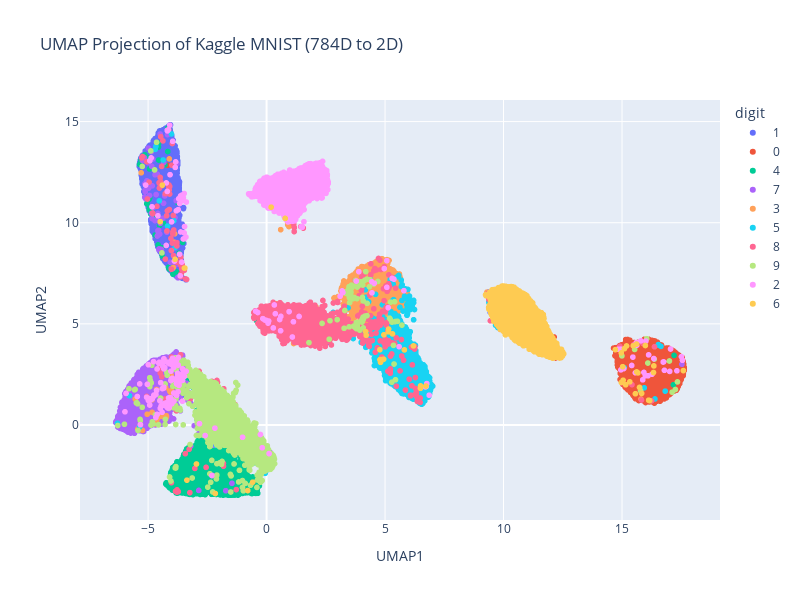

Here is the notebook cell this chart was saved with:
### Code cell
import plotly.express as px
from umap import UMAP
import pandas as pd
import numpy as np


# Kaggle MNIST UMAP Visualization
# This script demonstrates how to use UMAP for dimensionality reduction on the Kaggle MNIST datase

# Load Kaggle MNIST dataset (adjust path as needed)
df = pd.read_csv('train.csv')  # Path to Kaggle's train.csv
y = df['label'].values  # Labels (0-9)
X = df.drop('label', axis=1).values  # 784 features (28x28 pixels)

# Apply UMAP to reduce from 784 dimensions to 2
umap_2d = UMAP(n_components=2, random_state=42,n_epochs=600, verbose=True)
projections = umap_2d.fit_transform(X)

# Create DataFrame for Plotly
df_plot = pd.DataFrame(projections, columns=['UMAP1', 'UMAP2'])
df_plot['digit'] = y.astype(str)  # Convert labels to strings for coloring

fig = px.scatter(
    df_plot,
    x='UMAP1',
    y='UMAP2',
    color='digit',
    title='UMAP Projection of Kaggle MNIST (784D to 2D)',
    labels={'color': 'Digit'},
    width=800,
    height=600
)

# Show the plot
fig.show()

df.head()

df_plot.head()

### Figure 1 — Plotly figure (JSON) as saved in the notebook; plotly's stock layout.template omitted (floating-point values rounded to 4 significant figures; data arrays with more than 128 entries replaced by an {"elided": "..."} marker saying what was removed)
{"data": [{"hovertemplate": "digit=1<br>UMAP1=%{x}<br>UMAP2=%{y}<extra></extra>", "legendgroup": "1", "marker": {"color": "#636efa", "symbol": "circle"}, "mode": "markers", "name": "1", "showlegend": true, "type": "scattergl", "x": {"elided": "4684 float values"}, "xaxis": "x", "y": {"elided": "4684 float values"}, "yaxis": "y"}, {"hovertemplate": "digit=0<br>UMAP1=%{x}<br>UMAP2=%{y}<extra></extra>", "legendgroup": "0", "marker": {"color": "#EF553B", "symbol": "circle"}, "mode": "markers", "name": "0", "showlegend": true, "type": "scattergl", "x": {"elided": "4132 float values"}, "xaxis": "x", "y": {"elided": "4132 float values"}, "yaxis": "y"}, {"hovertemplate": "digit=4<br>UMAP1=%{x}<br>UMAP2=%{y}<extra></extra>", "legendgroup": "4", "marker": {"color": "#00cc96", "symbol": "circle"}, "mode": "markers", "name": "4", "showlegend": true, "type": "scattergl", "x": {"elided": "4072 float values"}, "xaxis": "x", "y": {"elided": "4072 float values"}, "yaxis": "y"}, {"hovertemplate": "digit=7<br>UMAP1=%{x}<br>UMAP2=%{y}<extra></extra>", "legendgroup": "7", "marker": {"color": "#ab63fa", "symbol": "circle"}, "mode": "markers", "name": "7", "showlegend": true, "type": "scattergl", "x": {"elided": "4401 float values"}, "xaxis": "x", "y": {"elided": "4401 float values"}, "yaxis": "y"}, {"hovertemplate": "digit=3<br>UMAP1=%{x}<br>UMAP2=%{y}<extra></extra>", "legendgroup": "3", "marker": {"color": "#FFA15A", "symbol": "circle"}, "mode": "markers", "name": "3", "showlegend": true, "type": "scattergl", "x": {"elided": "4351 float values"}, "xaxis": "x", "y": {"elided": "4351 float values"}, "yaxis": "y"}, {"hovertemplate": "digit=5<br>UMAP1=%{x}<br>UMAP2=%{y}<extra></extra>", "legendgroup": "5", "marker": {"color": "#19d3f3", "symbol": "circle"}, "mode": "markers", "name": "5", "showlegend": true, "type": "scattergl", "x": {"elided": "3795 float values"}, "xaxis": "x", "y": {"elided": "3795 float values"}, "yaxis": "y"}, {"hovertemplate": "digit=8<br>UMAP1=%{x}<br>UMAP2=%{y}<extra></extra>", "legendgroup": "8", "marker": {"color": "#FF6692", "symbol": "circle"}, "mode": "markers", "name": "8", "showlegend": true, "type": "scattergl", "x": {"elided": "4063 float values"}, "xaxis": "x", "y": {"elided": "4063 float values"}, "yaxis": "y"}, {"hovertemplate": "digit=9<br>UMAP1=%{x}<br>UMAP2=%{y}<extra></extra>", "legendgroup": "9", "marker": {"color": "#B6E880", "symbol": "circle"}, "mode": "markers", "name": "9", "showlegend": true, "type": "scattergl", "x": {"elided": "4188 float values"}, "xaxis": "x", "y": {"elided": "4188 float values"}, "yaxis": "y"}, {"hovertemplate": "digit=2<br>UMAP1=%{x}<br>UMAP2=%{y}<extra></extra>", "legendgroup": "2", "marker": {"color": "#FF97FF", "symbol": "circle"}, "mode": "markers", "name": "2", "showlegend": true, "type": "scattergl", "x": {"elided": "4177 float values"}, "xaxis": "x", "y": {"elided": "4177 float values"}, "yaxis": "y"}, {"hovertemplate": "digit=6<br>UMAP1=%{x}<br>UMAP2=%{y}<extra></extra>", "legendgroup": "6", "marker": {"color": "#FECB52", "symbol": "circle"}, "mode": "markers", "name": "6", "showlegend": true, "type": "scattergl", "x": {"elided": "4137 float values"}, "xaxis": "x", "y": {"elided": "4137 float values"}, "yaxis": "y"}], "layout": {"height": 600, "legend": {"title": {"text": "digit"}, "tracegroupgap": 0}, "title": {"text": "UMAP Projection of Kaggle MNIST (784D to 2D)"}, "width": 800, "xaxis": {"anchor": "y", "domain": [0, 1], "title": {"text": "UMAP1"}}, "yaxis": {"anchor": "x", "domain": [0, 1], "title": {"text": "UMAP2"}}}}
